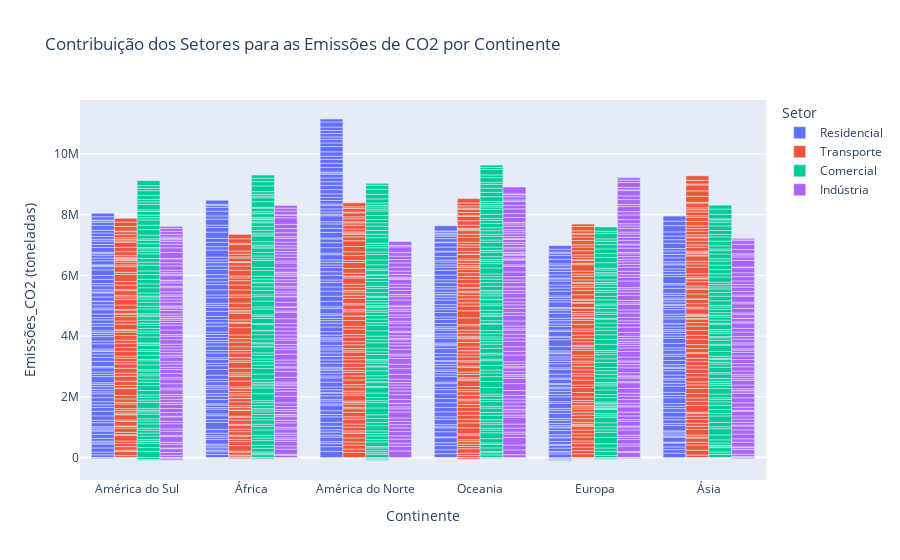

This figure's notebook cell:
### Code cell
fig = px.bar(df, x="Continente", y="Emissões_CO2 (toneladas)", color="Setor",
             barmode='group',
             title="Contribuição dos Setores para as Emissões de CO2 por Continente")
fig.show()

### Figure 1 — Plotly figure (JSON) as saved in the notebook; plotly's stock layout.template omitted (floating-point values rounded to 4 significant figures; data arrays with more than 128 entries replaced by an {"elided": "..."} marker saying what was removed)
{"data": [{"alignmentgroup": "True", "hovertemplate": "Setor=Residencial<br>Continente=%{x}<br>Emissões_CO2 (toneladas)=%{y}<extra></extra>", "legendgroup": "Residencial", "marker": {"color": "#636efa", "pattern": {"shape": ""}}, "name": "Residencial", "offsetgroup": "Residencial", "orientation": "v", "showlegend": true, "textposition": "auto", "type": "bar", "x": {"elided": "506 str values"}, "xaxis": "x", "y": {"elided": "506 float values"}, "yaxis": "y"}, {"alignmentgroup": "True", "hovertemplate": "Setor=Transporte<br>Continente=%{x}<br>Emissões_CO2 (toneladas)=%{y}<extra></extra>", "legendgroup": "Transporte", "marker": {"color": "#EF553B", "pattern": {"shape": ""}}, "name": "Transporte", "offsetgroup": "Transporte", "orientation": "v", "showlegend": true, "textposition": "auto", "type": "bar", "x": {"elided": "496 str values"}, "xaxis": "x", "y": {"elided": "496 float values"}, "yaxis": "y"}, {"alignmentgroup": "True", "hovertemplate": "Setor=Comercial<br>Continente=%{x}<br>Emissões_CO2 (toneladas)=%{y}<extra></extra>", "legendgroup": "Comercial", "marker": {"color": "#00cc96", "pattern": {"shape": ""}}, "name": "Comercial", "offsetgroup": "Comercial", "orientation": "v", "showlegend": true, "textposition": "auto", "type": "bar", "x": {"elided": "520 str values"}, "xaxis": "x", "y": {"elided": "520 float values"}, "yaxis": "y"}, {"alignmentgroup": "True", "hovertemplate": "Setor=Indústria<br>Continente=%{x}<br>Emissões_CO2 (toneladas)=%{y}<extra></extra>", "legendgroup": "Indústria", "marker": {"color": "#ab63fa", "pattern": {"shape": ""}}, "name": "Indústria", "offsetgroup": "Indústria", "orientation": "v", "showlegend": true, "textposition": "auto", "type": "bar", "x": {"elided": "478 str values"}, "xaxis": "x", "y": {"elided": "478 float values"}, "yaxis": "y"}], "layout": {"autosize": true, "barmode": "group", "legend": {"title": {"text": "Setor"}, "tracegroupgap": 0}, "title": {"text": "Contribuição dos Setores para as Emissões de CO2 por Continente"}, "xaxis": {"anchor": "y", "autorange": true, "domain": [0, 1], "range": [-0.5, 5.5], "title": {"text": "Continente"}, "type": "category"}, "yaxis": {"anchor": "x", "autorange": true, "domain": [0, 1], "range": [-740100.0, 11770000.0], "title": {"text": "Emissões_CO2 (toneladas)"}, "type": "linear"}}}
